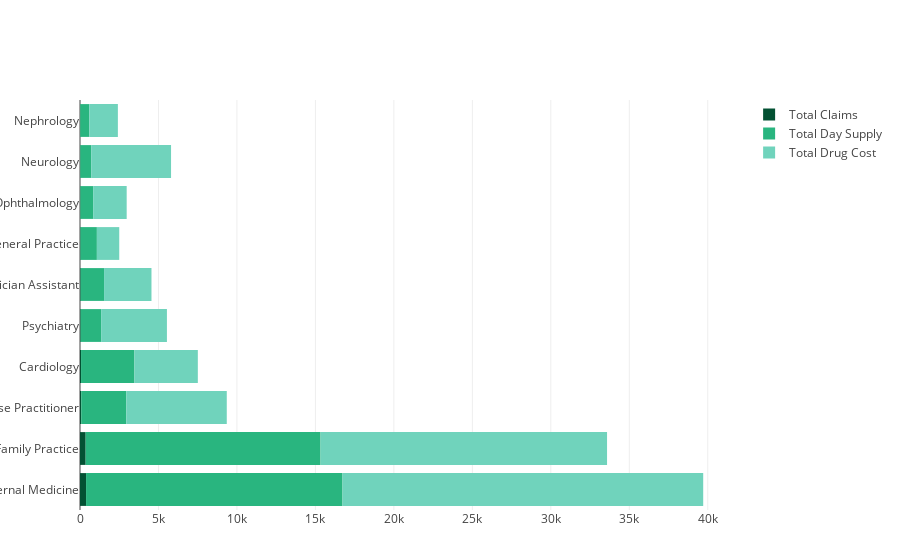

Notebook source saved alongside this figure:
### Markdown cell above
![newplot%20%283%29.png](attachment:newplot%20%283%29.png)

### Code cell
# Finding Specialities with highest claims

query2 = """SELECT
  specialty_description,
  ROUND(SUM(total_claim_count)) AS total_claim_count,
  ROUND(SUM(total_day_supply)) AS total_day_supply,
  ROUND(SUM(total_drug_cost)) AS total_drug_cost
FROM
  `bigquery-public-data.cms_medicare.part_d_prescriber_2014`
GROUP BY
  specialty_description
ORDER BY
  total_claim_count DESC;
        """
response = medicare.query_to_pandas_safe(query2)
result_df = response.head(10)


print(response_df.head())

stack1 = go.Bar(
    y=result_df.specialty_description,
    x=result_df.total_claim_count/1000000.0,
    name='Total Claims',
    orientation = 'h',
     marker=dict(
        color='rgb(3,81,51)'
    )
)
stack2 = go.Bar(
    y=result_df.specialty_description,
    x=result_df.total_day_supply/1000000.0,
    name='Total Day Supply',
    orientation = 'h',
     marker=dict(
        color='rgb(41,181, 127)'
    )
)
stack3 = go.Bar(
    y=result_df.specialty_description,
    x=result_df.total_drug_cost/1000000.0,
    name='Total Drug Cost',
    orientation = 'h',
     marker=dict(
        color='rgb(112,211,188)'
    )
)

data = [stack1, stack2, stack3]
layout = go.Layout(
    barmode='relative',
    margin=dict(b=50)
)

fig = go.Figure(data=data, layout=layout)
iplot(fig, filename='grouped-bar')

### Figure 1 — Plotly figure (JSON) as saved in the notebook; plotly's stock layout.template omitted (floating-point values rounded to 4 significant figures)
{"data": [{"marker": {"color": "rgb(3,81,51)"}, "name": "Total Claims", "orientation": "h", "type": "bar", "uid": "d1b70419-3e54-4bf8-aecb-96f15f189a82", "x": [385.9, 361.4, 77.8, 67.06, 40.91, 40.43, 30.21, 23.58, 18.61, 13.9], "y": ["Internal Medicine", "Family Practice", "Nurse Practitioner", "Cardiology", "Psychiatry", "Physician Assistant", "General Practice", "Ophthalmology", "Neurology", "Nephrology"]}, {"marker": {"color": "rgb(41,181, 127)"}, "name": "Total Day Supply", "orientation": "h", "type": "bar", "uid": "94db82fa-322c-4d23-84d5-560667309ffa", "x": [16340.0, 14970.0, 2873.0, 3401.0, 1307.0, 1493.0, 1046.0, 816.3, 695.5, 574.9], "y": ["Internal Medicine", "Family Practice", "Nurse Practitioner", "Cardiology", "Psychiatry", "Physician Assistant", "General Practice", "Ophthalmology", "Neurology", "Nephrology"]}, {"marker": {"color": "rgb(112,211,188)"}, "name": "Total Drug Cost", "orientation": "h", "type": "bar", "uid": "0649a842-a420-46c7-b66e-69da85ea5bb0", "x": [22980.0, 18250.0, 6402.0, 4039.0, 4191.0, 3020.0, 1425.0, 2135.0, 5087.0, 1825.0], "y": ["Internal Medicine", "Family Practice", "Nurse Practitioner", "Cardiology", "Psychiatry", "Physician Assistant", "General Practice", "Ophthalmology", "Neurology", "Nephrology"]}], "layout": {"barmode": "relative", "margin": {"b": 50}}}
